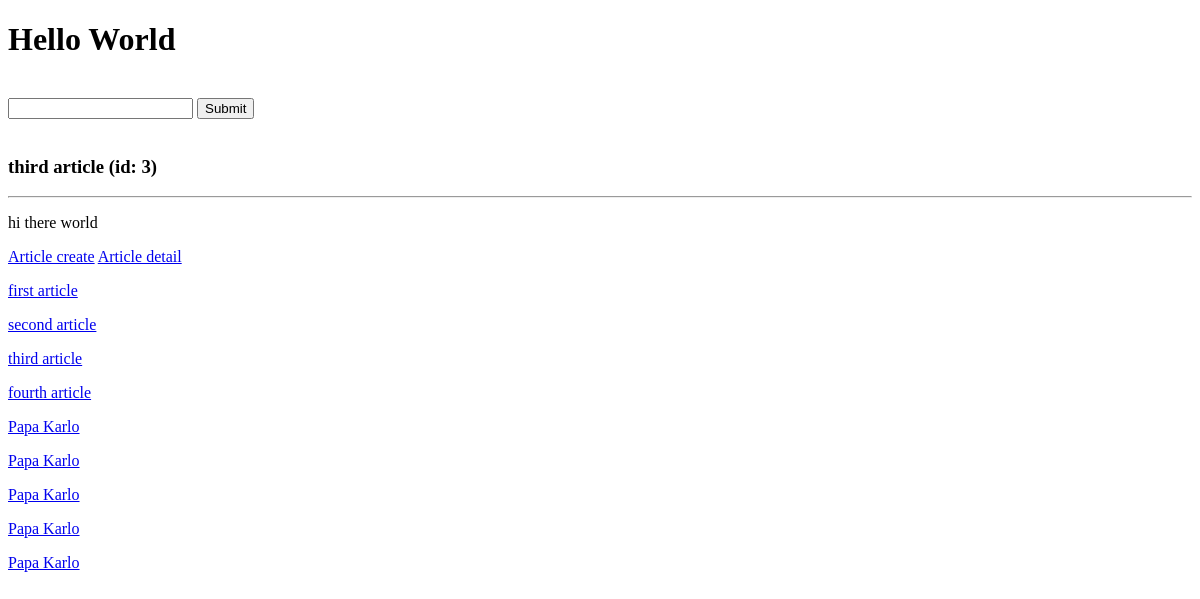
The app's page /, older data.
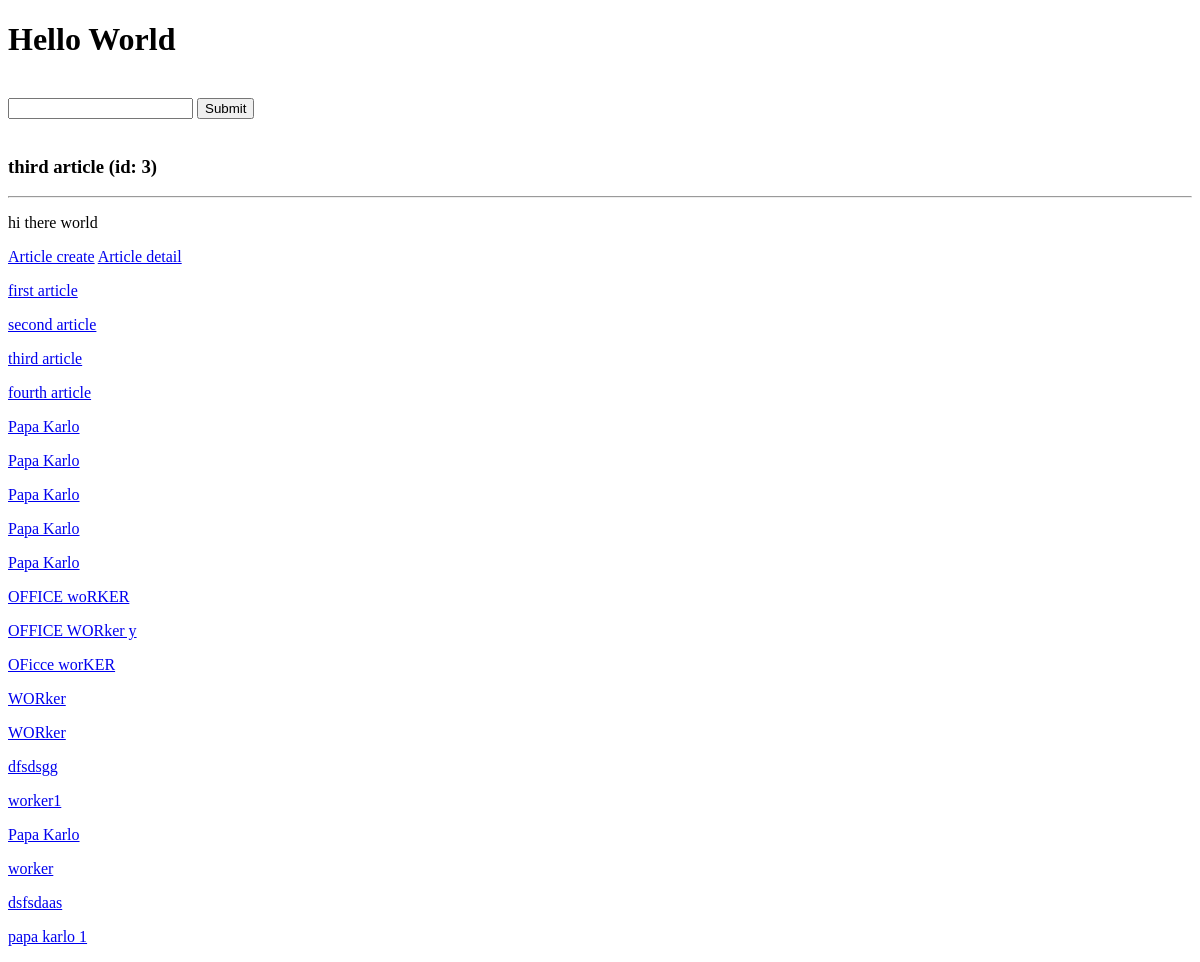
The same page, newer data.
### articles/models.py (models this page shows)
class Article(models.Model):
    user = models.ForeignKey(User, blank=True, null=True, on_delete=models.SET_NULL)
    title = models.CharField(max_length=250)
    slug = models.SlugField(unique=True, blank=True, null=True)
    content = models.TextField()
    timestamp = models.DateTimeField(auto_now_add=True)
    updated = models.DateTimeField(auto_now=True)
    publish = models.DateField(auto_now=False, auto_now_add=False,
                               null=True, blank=True)
    objects = ArticleManager()
    def get_absolute_url(self):
        return reverse('article-detail', kwargs={'slug': self.slug})

### trydjango/views.py (the view)
# urls.py: path('', home_page, name='home_page'),
def home_page(request, *args, **kwargs):
    generate_id = random.randint(1, 4)
    article_obj = Article.objects.get(id=generate_id)
    articles = Article.objects.all()
    context = {
        'articles': articles,
        'article_title': article_obj.title,
        'article_content': article_obj.content,
        'article': article_obj
    }
    result = get_template('home.html').render(context)
    return HttpResponse(result)

### articles/models.py (called while the page is built)
    def get_queryset(self):
        return ArticleQuerySet(self.model, self._db)

### templates/home.html (shortened to what this page needs)
{% extends 'base.html' %}
{% block content %}
<br>
<h3>{{article_title}} (id: {{article.id}})</h3>
<hr>
<p>{{article_content}}</p>
<a href="{% url 'article-create' %}">Article create</a>
<a href="{% url 'article-detail' slug=article.slug %}">Article detail</a>
{% for article in articles %}
    {% if article.title %}
        <p><a href="{{article.get_absolute_url}}">{{ article.title }}</a></p>
    {% endif %}
{% endfor %}
{% endblock %}

Row changes from the older to the newer data that the page shows:
added Article: title "OFFICE woRKER"
added Article: title "OFFICE WORker y"
added Article: title "OFicce worKER"
added Article: title "WORker"
added Article: title "WORker"
added Article: title "dfsdsgg"
added Article: title "worker1"
added Article: title "Papa Karlo"
added Article: title "worker"
added Article: title "dsfsdaas"
added Article: title "papa karlo 1"
